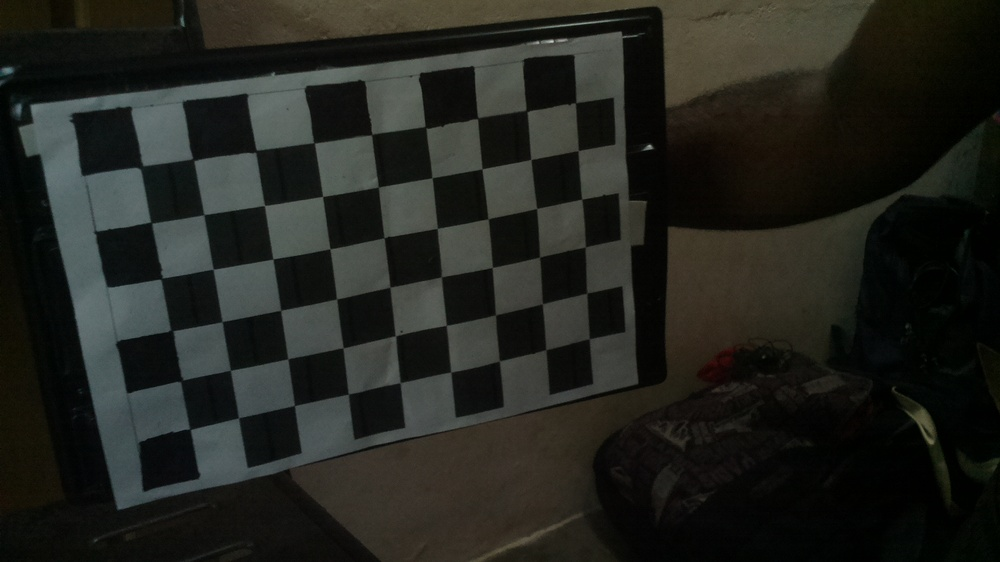
#> input picture computer/chess_board/hihihi.jpg, 1000 x 562 px, shrunk from 1366 x 768 before the run; its folder holds only this picture in this run
$ python picam_calibration.py
#> lines starting #> are read from the running program, lines starting #| are printed output that depends on the picture; after the words box and inside, x2 and y2 are one past the last pixel; in counts of white or black regions, pixels touching at a corner belong together; long printed decimals are rounded

"""
Reference:
OpenCV-Python Tutorials - Camera Calibration and 3D Reconstruction
http://opencv-python-tutroals.readthedocs.org/en/latest/py_tutorials/py_calib3d/py_calibration/py_calibration.html
"""

import cv2
import numpy as np
import glob

# termination criteria
criteria = (cv2.TERM_CRITERIA_EPS + cv2.TERM_CRITERIA_MAX_ITER, 30, 0.001)

# 6x9 chess board, prepare object points, like (0,0,0), (1,0,0), (2,0,0) ....,(6,5,0)
object_point = np.zeros((6*9, 3), np.float32)
object_point[:, :2] = np.mgrid[0:9, 0:6].T.reshape(-1, 2)

# 3d point in real world space
object_points = []
# 2d points in image plane
image_points = []
h, w = 0, 0

images = glob.glob('chess_board/*.jpg')
print("loading jpgs")
for file_name in images:
    print("in loop"+file_name)
    image = cv2.imread(file_name)
#> image is the input picture: shape (562, 1000, 3); mean B, G, R 30.6, 35.8, 34.5
    cv2.imshow('image', image)
    gray = cv2.cvtColor(image, cv2.COLOR_BGR2GRAY)
    h, w = gray.shape[:2]
#> h = 562; w = 1000

    # find chess board corners
    ret, corners = cv2.findChessboardCorners(gray, (9, 6), None)
#> ret = True; corners = 54 rows, first 8: [143, 165.5], [192.5, 158.4], [256.5, 150.3], [314.4, 143], [371.5, 134.7], [424.9, 126.5], [477.6, 118.4], [526.9, 111.6]

    # add object points, image points
    if ret:
        print("yes ret")
        object_points.append(object_point)
        cv2.cornerSubPix(gray, corners, (11, 11), (-1, -1), criteria)
        image_points.append(corners)

        # draw and display the corners
        cv2.drawChessboardCorners(image, (9, 6), corners, ret)
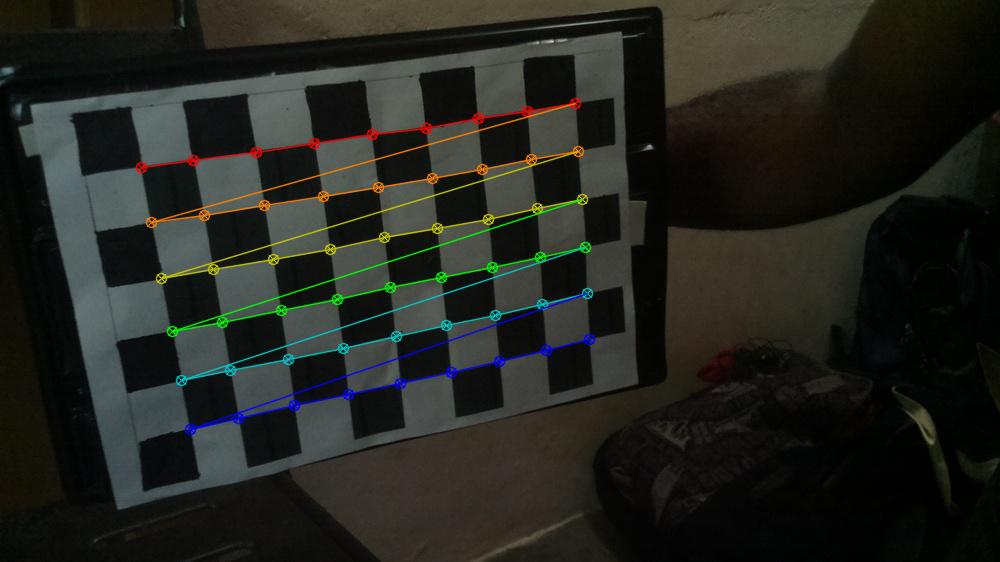
#> image: shape (562, 1000, 3); 3.16% of pixels changed, all inside (x1, y1, x2, y2) = (135, 97, 596, 436)
        cv2.imshow('image', image)
        cv2.waitKey(500)

# calibration
retval, cameraMatrix, distCoeffs, rvecs, tvecs = cv2.calibrateCamera(object_points, image_points, (w, h), None, None)
#> retval = 1.18; cameraMatrix = [[1694.3, 0, 685], [0, 1926.4, 192.9], [0, 0, 1]]; distCoeffs = [[0.0967, 25.8, -0.0491, -0.0434, -247.2]]; rvecs = ([0.449, -0.322, -0.108],); tvecs = ([-9.79, -0.255, 32.91],)

print( "camera matrix:\n", cameraMatrix)
#| camera matrix:
#|  [[1.69426036e+03 0.00000000e+00 6.85002853e+02]
#|  [0.00000000e+00 1.92636194e+03 1.92880303e+02]
#|  [0.00000000e+00 0.00000000e+00 1.00000000e+00]]

# pi camera intrinsic parameters
ay = cameraMatrix[1, 1]
#> ay = 1926.4
u0 = cameraMatrix[0, 2]
#> u0 = 685
v0 = cameraMatrix[1, 2]
#> v0 = 192.9
print ("Ay:", ay)
#| Ay: 1926.362
print ("u0:", u0)
#| u0: 685.003
print ("v0:", v0)
#| v0: 192.880

cv2.destroyAllWindows()

$ run again, on computer/chess_board/img007.jpg
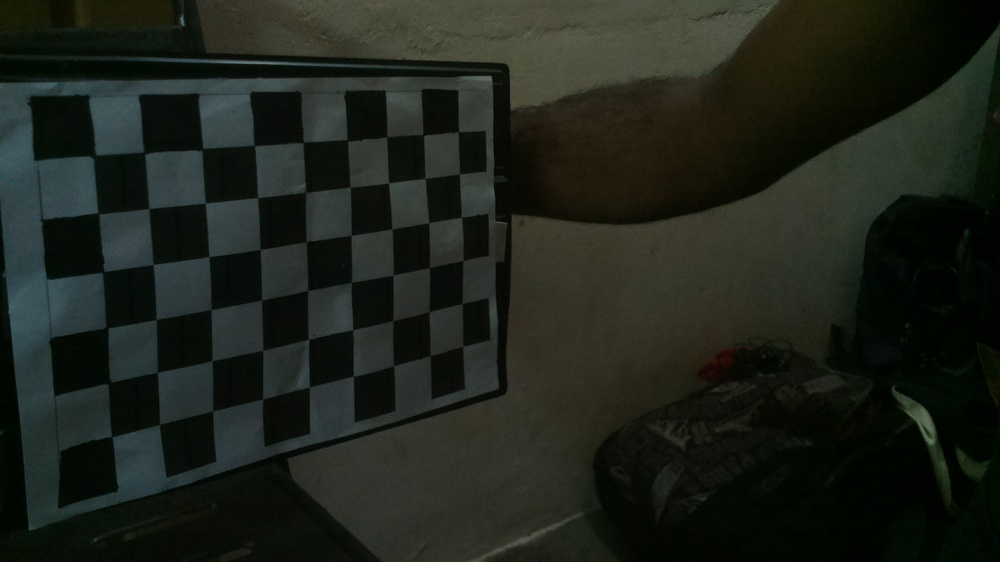
#> input picture computer/chess_board/img007.jpg, 1000 x 562 px, shrunk from 1366 x 768 before the run
#> image is the input picture: shape (562, 1000, 3); mean B, G, R 26.9, 34.5, 29.8
#> ret = True; corners = 54 rows, first 8: [94, 155], [143.9, 152.5], [201.6, 150.1], [254.6, 145.7], [303.2, 142.4], [346.8, 139.8], [386.5, 137.2], [423.5, 135.5]
#> `cv2.drawChessboardCorners(image, (9, 6), corners, ret)`:
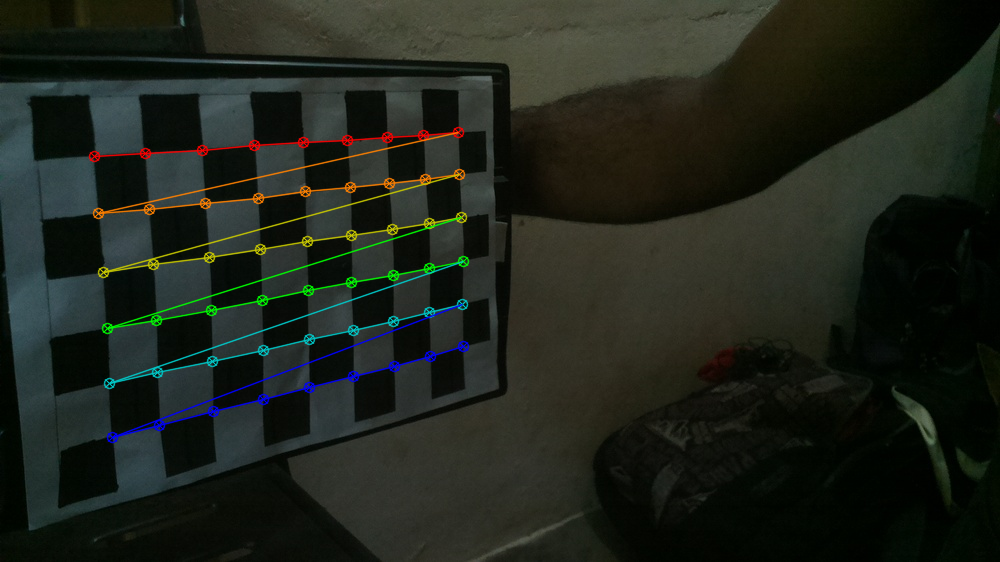
#> image: shape (562, 1000, 3); 2.83% of pixels changed, all inside (x1, y1, x2, y2) = (88, 126, 470, 444)
#> retval = 2.39; cameraMatrix = [[19409.5, 0, 390.9], [0, 1448.3, 288.3], [0, 0, 1]]; distCoeffs = [[2.48, -305.9, -0.0204, -0.0161, -5.35]]; rvecs = ([0.133, -1.5, -0.127],); tvecs = ([-0.38, -2.25, 24.95],)
#| camera matrix:
#|  [[1.94095487e+04 0.00000000e+00 3.90935697e+02]
#|  [0.00000000e+00 1.44829954e+03 2.88332233e+02]
#|  [0.00000000e+00 0.00000000e+00 1.00000000e+00]]
#> ay = 1448.3
#> u0 = 390.9
#> v0 = 288.3
#| Ay: 1448.300
#| u0: 390.936
#| v0: 288.332

$ run again, on computer/chess_board/img008.jpg
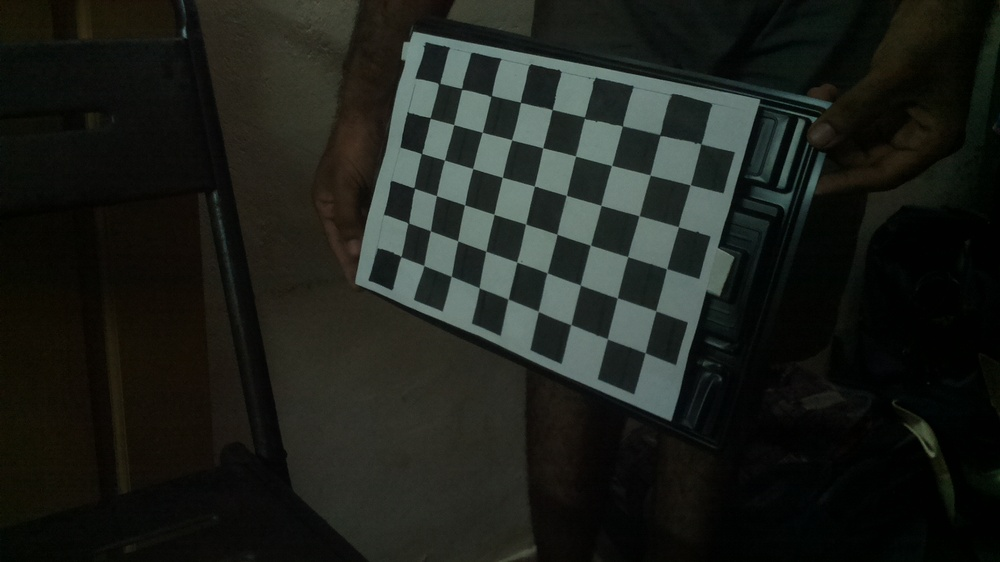
#> input picture computer/chess_board/img008.jpg, 1000 x 562 px, shrunk from 1366 x 768 before the run
#> image is the input picture: shape (562, 1000, 3); mean B, G, R 26.5, 31.4, 28.4
#> ret = True; corners = 54 rows, first 8: [438.8, 83.87], [461.7, 89.1], [491.3, 95.98], [520.5, 102.4], [552.2, 109.7], [584.2, 117.4], [622.5, 126.2], [659.9, 135.3]
#> `cv2.drawChessboardCorners(image, (9, 6), corners, ret)`:
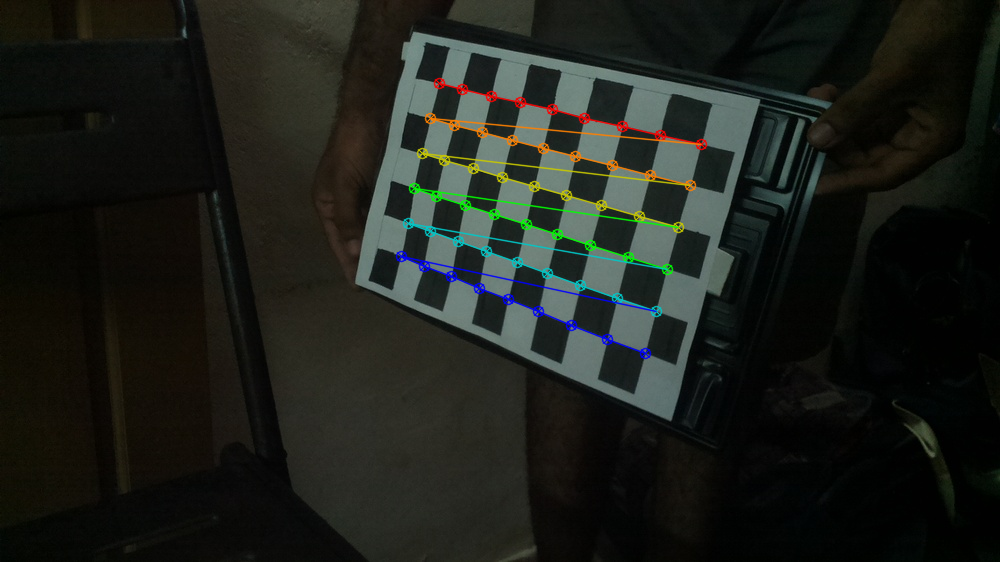
#> image: shape (562, 1000, 3); 2.26% of pixels changed, all inside (x1, y1, x2, y2) = (395, 77, 708, 360)
#> retval = 1.08; cameraMatrix = [[521.7, 0, 474.3], [0, 650.2, 237.9], [0, 0, 1]]; distCoeffs = [[-0.752, 7.86, 0.0076, 0.117, -26.7]]; rvecs = ([0.0521, 0.237, 0.268],); tvecs = ([-1.42, -4.31, 17.34],)
#| camera matrix:
#|  [[521.728   0.         474.293]
#|  [  0.         650.151 237.875]
#|  [  0.           0.           1.        ]]
#> ay = 650.2
#> u0 = 474.3
#> v0 = 237.9
#| Ay: 650.151
#| u0: 474.293
#| v0: 237.875

$ run again, on computer/chess_board/img009.jpg
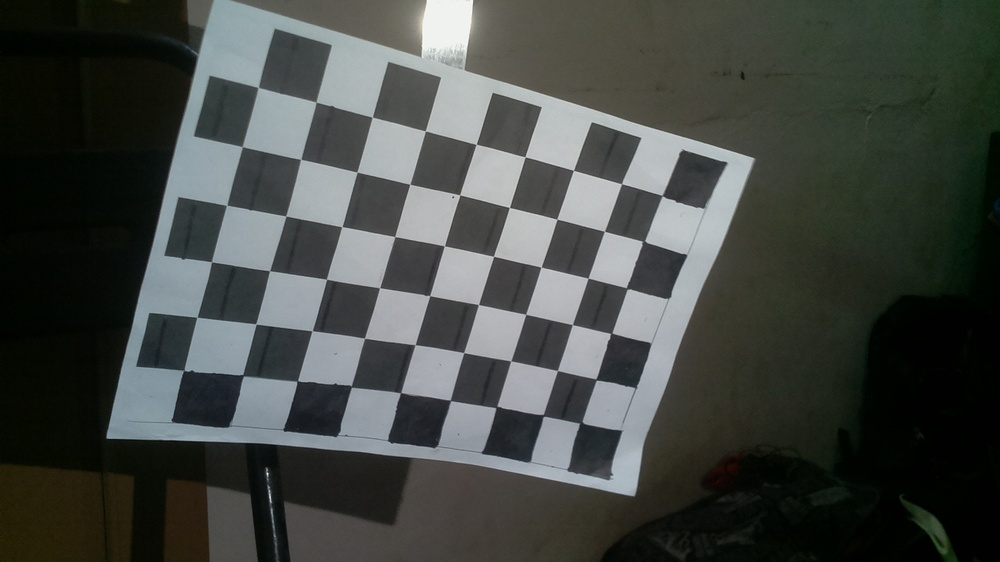
#> input picture computer/chess_board/img009.jpg, 1000 x 562 px, shrunk from 1366 x 768 before the run
#> image is the input picture: shape (562, 1000, 3); mean B, G, R 67.3, 71.4, 67.4
#> ret = True; corners = 54 rows, first 8: [581.9, 421.4], [543, 415.6], [496.3, 407], [450.4, 400.4], [400.6, 392.6], [351.6, 386.7], [297.3, 380.8], [243, 375]
#> `cv2.drawChessboardCorners(image, (9, 6), corners, ret)`:
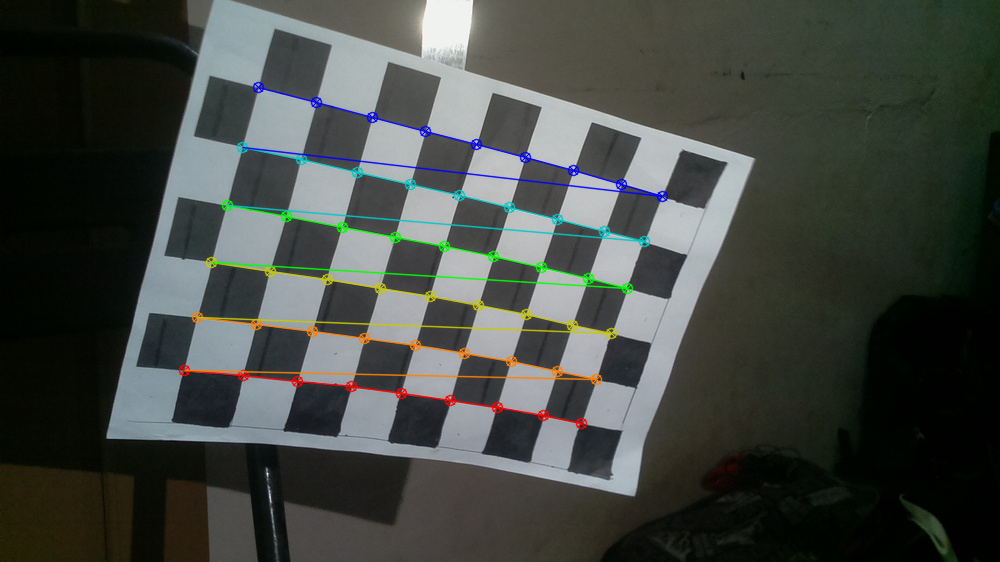
#> image: shape (562, 1000, 3); 3.13% of pixels changed, all inside (x1, y1, x2, y2) = (178, 81, 669, 430)
#> retval = 1.48; cameraMatrix = [[669.4, 0, 605.9], [0, 693.4, 220.9], [0, 0, 1]]; distCoeffs = [[-0.0219, 0.21, 0.0534, 0.0418, -0.211]]; rvecs = ([0.533, 0.415, -2.76],); tvecs = ([-0.534, 4.08, 14.71],)
#| camera matrix:
#|  [[669.447   0.         605.907]
#|  [  0.         693.364 220.928]
#|  [  0.           0.           1.        ]]
#> ay = 693.4
#> u0 = 605.9
#> v0 = 220.9
#| Ay: 693.364
#| u0: 605.907
#| v0: 220.928

$ run again, on computer/chess_board/img002.jpg
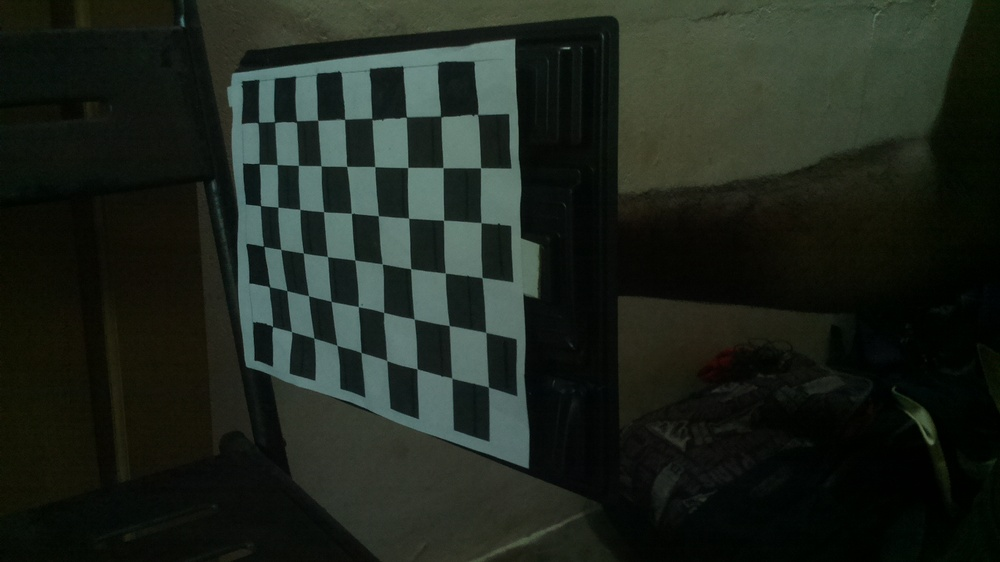
#> input picture computer/chess_board/img002.jpg, 1000 x 562 px, shrunk from 1366 x 768 before the run
#> image is the input picture: shape (562, 1000, 3); mean B, G, R 28.6, 36.5, 29.7
#> ret = True; corners = 54 rows, first 8: [258.1, 122.7], [274.6, 122.4], [296.3, 121.8], [317.7, 120.3], [344.6, 119.4], [371.6, 118.8], [406.4, 117], [440.9, 116.9]
#> `cv2.drawChessboardCorners(image, (9, 6), corners, ret)`:
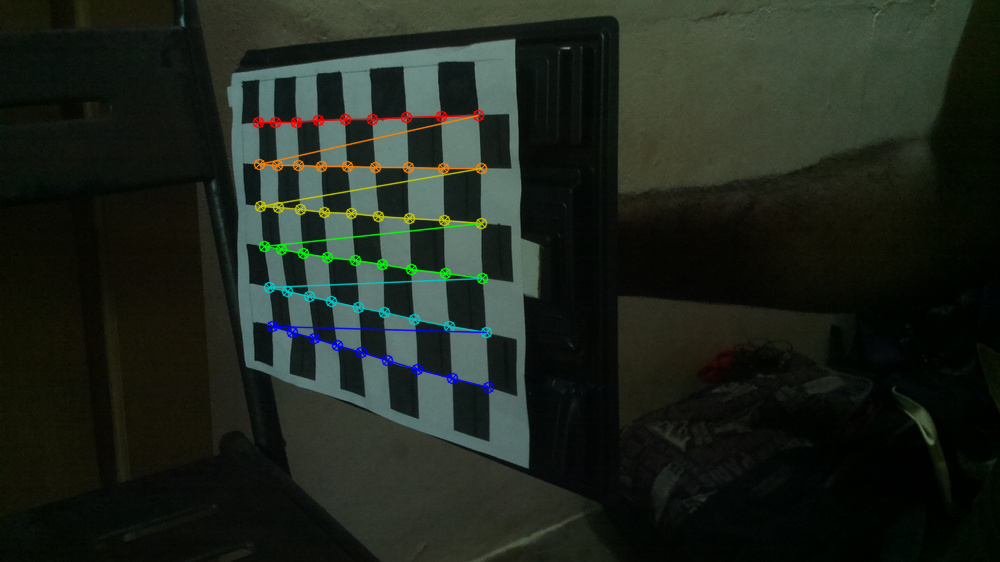
#> image: shape (562, 1000, 3); 2.04% of pixels changed, all inside (x1, y1, x2, y2) = (252, 109, 495, 394)
#> retval = 1.17; cameraMatrix = [[1336.2, 0, 621.5], [0, 1186.5, 422.1], [0, 0, 1]]; distCoeffs = [[-3.36, 16.4, -0.169, -0.0569, -41.41]]; rvecs = ([0.289, 0.746, 0.0878],); tvecs = ([-8.13, -6.84, 25.37],)
#| camera matrix:
#|  [[1.33616079e+03 0.00000000e+00 6.21469497e+02]
#|  [0.00000000e+00 1.18653184e+03 4.22141384e+02]
#|  [0.00000000e+00 0.00000000e+00 1.00000000e+00]]
#> ay = 1186.5
#> u0 = 621.5
#> v0 = 422.1
#| Ay: 1186.532
#| u0: 621.469
#| v0: 422.141
